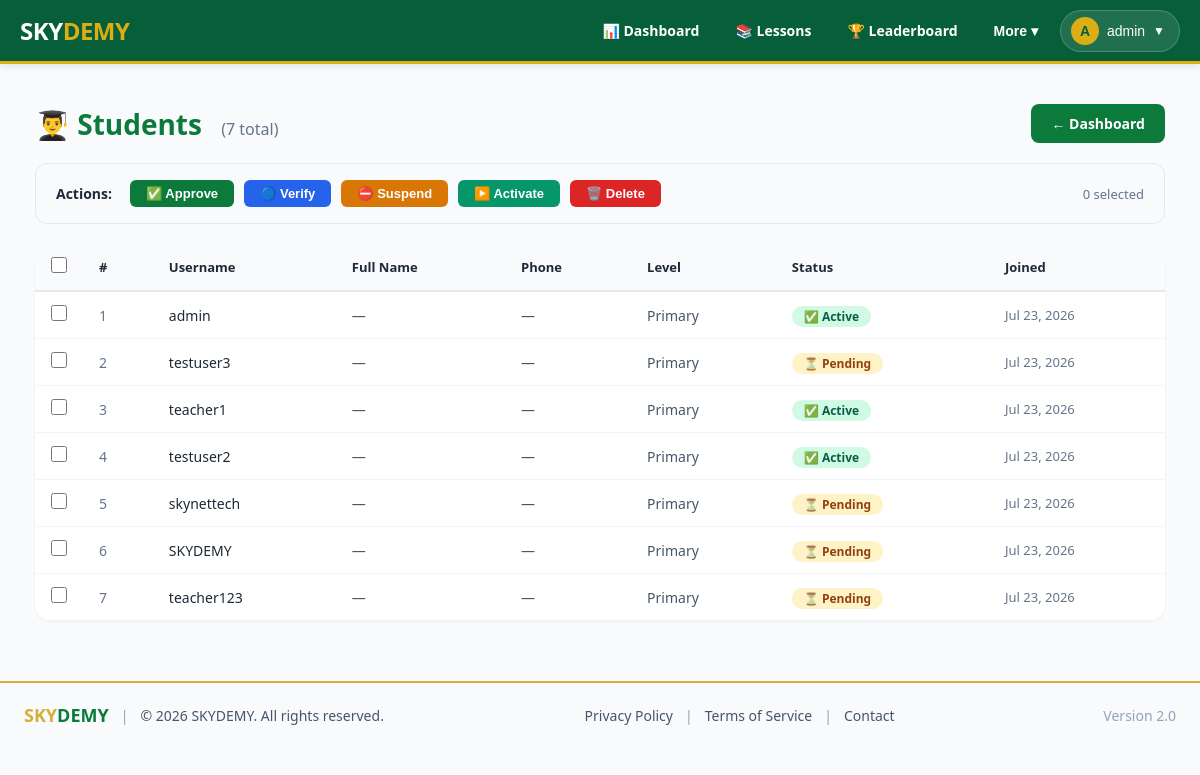
The app's page /students/ (signed in) with its own data.
### users/models.py (models this page shows, shortened)
class UserProfile(models.Model):
    ROLE_CHOICES = (
        ('learner', 'Learner'),
        ('teacher', 'Teacher'),
        ('admin', 'Admin'),
    )
    VERIFICATION_STATUS_CHOICES = (
        ('pending', 'Pending Review'),
        ('verified', 'Verified'),
        ('approved', 'Approved'),
        ('suspended', 'Suspended'),
    )
    user = models.OneToOneField(User, on_delete=models.CASCADE, related_name='profile')
    role = models.CharField(max_length=10, choices=ROLE_CHOICES, default='learner')
    bio = models.TextField(blank=True, default='')
    avatar = CloudinaryField('avatar', blank=True, null=True)
    level = models.CharField(
        max_length=50,
        choices=[('', 'Not set')] + LEVEL_CHOICES,
        blank=True,
        null=True
    )
    full_name = models.CharField(
        max_length=200,
        blank=True,
        null=True,
        help_text="User's full name (e.g., CHE KENNETH)"
    )
    phone_number = models.CharField(
        max_length=20,
        blank=True,
        unique=True,
        null=True,
        help_text="WhatsApp number for login and notifications"
    )
    verification_status = models.CharField(max_length=10, choices=VERIFICATION_STATUS_CHOICES, default='pending')
    verification_notes = models.TextField(blank=True)
    is_premium = models.BooleanField(default=False)
    subscription_expiry = models.DateTimeField(null=True, blank=True)
    is_suspended = models.BooleanField(default=False)
    is_deleted = models.BooleanField(default=False)   # ✅ added field for soft delete
    total_lessons_completed = models.IntegerField(default=0)
    rating = models.FloatField(default=0.0, validators=[MinValueValidator(0), MaxValueValidator(5)])
    joined_date = models.DateTimeField(auto_now_add=True)
    updated_at = models.DateTimeField(auto_now=True)

### dashboard/views.py (the view)
# urls.py: path('students/', student_list, name='student_list'),
@staff_member_required
def student_list(request):
    students = UserProfile.objects.filter(role='learner').select_related('user')
    return render(request, 'dashboard/student_list.html', {'students': students})

### dashboard/context_processors.py (called while the page is built)
def admin_stats(request):
    student_count = UserProfile.objects.filter(role='learner').count()
    teacher_count = UserProfile.objects.filter(role='teacher').count()
    course_count = Lesson.objects.count()
    exam_count = Exam.objects.count()
    certificate_count = Certificate.objects.count()
    userprofile_admin_url = None
    try:
        userprofile_admin_url = reverse('admin:users_userprofile_changelist')
    except NoReverseMatch:
        pass
    return {
        'student_count': student_count,
        'teacher_count': teacher_count,
        'course_count': course_count,
        'exam_count': exam_count,
        'certificate_count': certificate_count,
        'userprofile_admin_url': userprofile_admin_url,
    }

### dashboard/templates/dashboard/student_list.html (shortened to what this page needs)
{% extends "dashboard/base.html" %}
{% load static %}
{% block content %}
<div style="max-width: 1400px; margin: 0 auto; padding: 20px;">
    <div style="display: flex; justify-content: space-between; align-items: center; margin-bottom: 20px; flex-wrap: wrap; gap: 10px;">
        <h1 style="font-size: 28px; font-weight: 700; color: #0B7A3B;">
            👨‍🎓 Students
            <span style="font-size: 16px; font-weight: 400; color: #64748B; margin-left: 12px;">
                ({{ students.count }} total)
            </span>
        </h1>
        <div style="display: flex; gap: 10px; flex-wrap: wrap;">
            <a href="{% url 'admin:index' %}" style="background: #0B7A3B; color: #fff; padding: 10px 20px; border-radius: 8px; text-decoration: none; font-weight: 600; font-size: 14px;">
                ← Dashboard
            </a>
        </div>
    </div>
    <div style="background: #F8FAFC; border-radius: 12px; padding: 16px 20px; margin-bottom: 20px; display: flex; flex-wrap: wrap; align-items: center; gap: 10px; border: 1px solid #E5E7EB;">
        <span style="font-weight: 600; color: #1F2937; font-size: 14px; margin-right: 8px;">Actions:</span>
        <button onclick="batchAction('approve')" style="background: #0B7A3B; color: #fff; border: none; padding: 6px 16px; border-radius: 6px; font-weight: 600; font-size: 13px; cursor: pointer; transition: 0.2s;">
            ✅ Approve
        </button>
        <button onclick="batchAction('verify')" style="background: #2563EB; color: #fff; border: none; padding: 6px 16px; border-radius: 6px; font-weight: 600; font-size: 13px; cursor: pointer; transition: 0.2s;">
            🔵 Verify
        </button>
        <button onclick="batchAction('suspend')" style="background: #D97706; color: #fff; border: none; padding: 6px 16px; border-radius: 6px; font-weight: 600; font-size: 13px; cursor: pointer; transition: 0.2s;">
            ⛔ Suspend
        </button>
        <button onclick="batchAction('activate')" style="background: #059669; color: #fff; border: none; padding: 6px 16px; border-radius: 6px; font-weight: 600; font-size: 13px; cursor: pointer; transition: 0.2s;">
            ▶️ Activate
        </button>
        <button onclick="batchAction('delete')" style="background: #DC2626; color: #fff; border: none; padding: 6px 16px; border-radius: 6px; font-weight: 600; font-size: 13px; cursor: pointer; transition: 0.2s;">
            🗑️ Delete
        </button>
        <span id="selected-count" style="color: #64748B; font-size: 13px; margin-left: auto;">0 selected</span>
    </div>
    <form id="batch-form" method="post" action="{% url 'batch_student_action' %}">
        <div style="background: #fff; border-radius: 16px; box-shadow: 0 1px 3px rgba(0,0,0,0.06); overflow: auto;">
            <table style="width: 100%; border-collapse: collapse; min-width: 700px;">
                <thead style="background: #F8FAFC; border-bottom: 2px solid #E5E7EB;">
                    <tr>
                        <th style="padding: 12px 16px; text-align: left; width: 40px;">
                            <input type="checkbox" id="select-all" onchange="toggleAll(this)" style="width: 16px; height: 16px; cursor: pointer;">
                        </th>
                        <th style="padding: 12px 16px; text-align: left; font-weight: 600; color: #1F2937; font-size: 13px;">#</th>
                        <th style="padding: 12px 16px; text-align: left; font-weight: 600; color: #1F2937; font-size: 13px;">Username</th>
                        <th style="padding: 12px 16px; text-align: left; font-weight: 600; color: #1F2937; font-size: 13px;">Full Name</th>
                        <th style="padding: 12px 16px; text-align: left; font-weight: 600; color: #1F2937; font-size: 13px;">Phone</th>
                        <th style="padding: 12px 16px; text-align: left; font-weight: 600; color: #1F2937; font-size: 13px;">Level</th>
                        <th style="padding: 12px 16px; text-align: left; font-weight: 600; color: #1F2937; font-size: 13px;">Status</th>
                        <th style="padding: 12px 16px; text-align: left; font-weight: 600; color: #1F2937; font-size: 13px;">Joined</th>
                    </tr>
                </thead>
                <tbody>
                    {% for student in students %}
                        <tr style="border-bottom: 1px solid #F1F5F9; transition: 0.2s;" onmouseenter="this.style.background='#F8FAFC'" onmouseleave="this.style.background='transparent'">
                            <td style="padding: 12px 16px;">
                                <input type="checkbox" name="selected_ids" value="{{ student.id }}" class="row-checkbox" onchange="updateSelectedCount()" style="width: 16px; height: 16px; cursor: pointer;">
                            </td>
                            <td style="padding: 12px 16px; color: #64748B; font-size: 14px;">{{ forloop.counter }}</td>
                            <td style="padding: 12px 16px; font-weight: 500; color: #1F2937; font-size: 14px;">
                                {{ student.user.username }}
                            </td>
                            <td style="padding: 12px 16px; color: #475569; font-size: 14px;">
                                {{ student.full_name|default:"—" }}
                            </td>
                            <td style="padding: 12px 16px; color: #475569; font-size: 14px;">
                                {{ student.phone_number|default:"—" }}
                            </td>
                            <td style="padding: 12px 16px; color: #475569; font-size: 14px;">
                                {{ student.get_level_display|default:"Not set" }}
                            </td>
                            <td style="padding: 12px 16px;">
                                {% if student.is_suspended %}
                                    <span style="background: #FEE2E2; color: #991B1B; padding: 2px 12px; border-radius: 20px; font-size: 12px; font-weight: 600;">⛔ Suspended</span>
                                {% elif student.verification_status == "verified" or student.verification_status == "approved" %}
                                    <span style="background: #D1FAE5; color: #065F46; padding: 2px 12px; border-radius: 20px; font-size: 12px; font-weight: 600;">✅ Active</span>
                                {% else %}
                                    <span style="background: #FEF3C7; color: #92400E; padding: 2px 12px; border-radius: 20px; font-size: 12px; font-weight: 600;">⏳ Pending</span>
                                {% endif %}
                            </td>
                            <td style="padding: 12px 16px; color: #64748B; font-size: 13px;">
                                {{ student.joined_date|date:"M d, Y" }}
                            </td>
                        </tr>
                    {% empty %}
                        <tr>
                            <td colspan="8" style="padding: 60px 20px; text-align: center; color: #94A3B8; font-size: 16px;">
                                📭 No students registered yet.
                            </td>
                        </tr>
                    {% endfor %}
                </tbody>
            </table>
        </div>
    </form>
</div>
{% endblock %}

### dashboard/templates/dashboard/base.html (shortened to what this page needs)
<!DOCTYPE html>
<html>
<head>
</head>
<body class="skynet-theme">
    <header class="site-header">
        <a href="{% url 'dashboard' %}" class="brand">
            <div class="logo-text">SKY<span>DEMY</span></div>
        </a>
        <nav class="primary-nav" id="primaryNav">
            {% if user.is_authenticated %}
                <a href="{% url 'dashboard' %}" {% if request.path == '/dashboard/' %}class="active"{% endif %}>📊 Dashboard</a>
                <a href="{% url 'lesson_list' %}" {% if '/courses/' in request.path %}class="active"{% endif %}>📚 Lessons</a>
                <a href="{% url 'leaderboard' %}" {% if '/leaderboard/' in request.path %}class="active"{% endif %}>🏆 Leaderboard</a>
                <div class="profile-dropdown" style="position:relative; display:inline-block;">
                    <button class="nav-dropdown-toggle" onclick="toggleMoreDropdown(event)">More ▾</button>
                </div>
                <div class="profile-dropdown">
                    <button class="profile-dropdown-toggle" onclick="toggleProfileDropdown(event)">
                        <span class="avatar-small">
                            {% if user.profile.avatar and user.profile.avatar.url %}
                                <img src="{{ user.profile.avatar.url }}" alt="{{ user.username }}" style="width:100%; height:100%; border-radius:50%; object-fit:cover;">
                            {% else %}
                                {{ user.username|slice:":1"|upper }}
                            {% endif %}
                        </span>
                        <span style="max-width:100px; overflow:hidden; text-overflow:ellipsis; white-space:nowrap;">{{ user.username }}</span>
                        <span style="font-size:12px;">▼</span>
                    </button>
                </div>
            {% else %}
                <a href="{% url 'login' %}" class="btn-login">🔑 Login</a>
                <a href="{% url 'register' %}" class="btn-register">📝 Register</a>
            {% endif %}
        </nav>
    </header>
    <div class="main-content">
        {% block content %}
        {% endblock %}
    </div>
    {% include "shared/footer.html" %}
</body>
</html>

### templates/shared/footer.html (shortened to what this page needs)
{% load static %}
<div id="footer">
    <div class="footer-left">
        <span class="brand">
            <span class="gold">SKY</span>DEMY
        </span>
        <span class="separator">|</span>
        <span class="copyright">&copy; {% now "Y" %} SKYDEMY. All rights reserved.</span>
    </div>
    <div class="footer-links">
        <a href="#">Privacy Policy</a>
        <span class="separator">|</span>
        <a href="#">Terms of Service</a>
        <span class="separator">|</span>
        <a href="#">Contact</a>
    </div>
    <div class="footer-version">
        <span>Version 2.0</span>
    </div>
</div>

### dashboard/templates/dashboard/base.html (style rules this page uses)
* { margin: 0; padding: 0; box-sizing: border-box; }
body { font-family: 'Segoe UI', Arial, sans-serif; background: #f0f4f8; }
.main-content { opacity: 0; animation: fadeIn 0.6s ease forwards; animation-delay: 0.1s; max-width: 1200px; margin: 20px auto; padding: 0 15px; }
.site-header { background: #075f3a; border-bottom: 3px solid #dcae16; color: #ffffff; min-height: 64px; padding: 0 20px; display: flex; align-items: center; justify-content: space-between; flex-wrap: wrap; position: sticky; top: 0; z-index: 1000; box-shadow: 0 2px 8px rgba(0,0,0,0.1); }
.site-header .brand { display: flex; align-items: center; gap: 8px; text-decoration: none; flex-shrink: 0; }
.site-header .brand .logo-text { font-size: 24px; font-weight: 800; color: #fff; letter-spacing: -0.5px; }
.site-header .brand .logo-text span { color: #dcae16; }
.primary-nav { display: flex; align-items: center; gap: 8px; flex-wrap: wrap; }
.primary-nav a, .primary-nav .nav-dropdown-toggle { color: #ffffff; font-size: 14px; font-weight: 600; padding: 8px 14px; border-radius: 6px; text-decoration: none; transition: color 0.2s, background 0.2s; cursor: pointer; background: none; border: none; display: inline-flex; align-items: center; gap: 4px; }
.profile-dropdown { position: relative; display: inline-block; }
.profile-dropdown-toggle { background: rgba(255,255,255,0.1); border: 1px solid rgba(255,255,255,0.2); border-radius: 30px; padding: 6px 14px 6px 10px; display: flex; align-items: center; gap: 8px; cursor: pointer; color: #fff; font-weight: 500; font-size: 14px; transition: background 0.2s; }
.profile-dropdown-toggle .avatar-small { width: 28px; height: 28px; border-radius: 50%; object-fit: cover; background: #dcae16; display: inline-flex; align-items: center; justify-content: center; color: #075f3a; font-weight: 700; font-size: 14px; }
.skynet-theme { background: linear-gradient( rgba(248, 250, 252, 0.92), rgba(248, 250, 252, 0.92) ), url("/static/images/skynet-bg.svg") !important; background-size: cover !important; background-position: center !important; background-attachment: fixed !important; min-height: 100vh !important; }
#footer { margin-top: 40px; padding: 20px 24px; border-top: 2px solid #D4AF37; background: #F8FAFC; border-radius: 0 0 12px 12px; display: flex; flex-wrap: wrap; justify-content: space-between; align-items: center; font-size: 14px; color: #475569; font-family: 'Segoe UI', Arial, sans-serif; }
#footer .footer-left, #footer .footer-links, #footer .footer-version { display: flex; align-items: center; gap: 8px; flex-wrap: wrap; }
#footer .brand { font-weight: 700; font-size: 18px; color: #0B7A3B; }
#footer .brand .gold { color: #D4AF37; }
#footer .separator { color: #94A3B8; margin: 0 4px; }
#footer a { color: #475569; text-decoration: none; transition: color 0.2s; }
#footer .footer-version { color: #94A3B8; gap: 8px; }

### records on screen
UserProfile: user.username "admin", full_name "—", phone_number "—", level "Primary", is_suspended "✅ Active", joined_date "Jul 23, 2026"
UserProfile: user.username "testuser3", full_name "—", phone_number "—", level "Primary", is_suspended "⏳ Pending", joined_date "Jul 23, 2026"
UserProfile: user.username "teacher1", full_name "—", phone_number "—", level "Primary", is_suspended "✅ Active", joined_date "Jul 23, 2026"
UserProfile: user.username "testuser2", full_name "—", phone_number "—", level "Primary", is_suspended "✅ Active", joined_date "Jul 23, 2026"
UserProfile: user.username "skynettech", full_name "—", phone_number "—", level "Primary", is_suspended "⏳ Pending", joined_date "Jul 23, 2026"
UserProfile: user.username "SKYDEMY", full_name "—", phone_number "—", level "Primary", is_suspended "⏳ Pending", joined_date "Jul 23, 2026"
UserProfile: user.username "teacher123", full_name "—", phone_number "—", level "Primary", is_suspended "⏳ Pending", joined_date "Jul 23, 2026"

### other values on screen
{{ user.username|slice:":1"|upper }} "A"
{{ user.username }} "admin"
{{ students.count }} "7"
